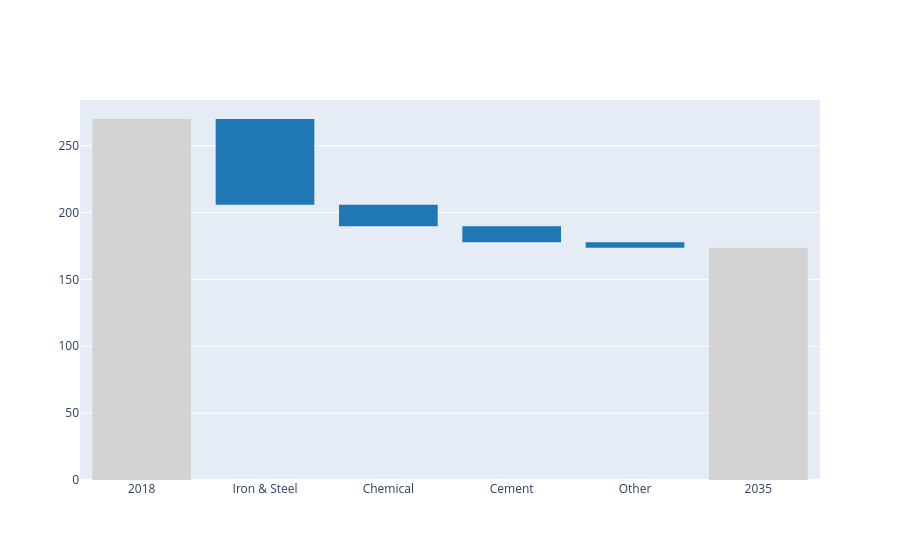

The notebook cell saved with this chart:
### Code cell
data = pd.DataFrame({
    "category": [
        "2018",
        "Iron & Steel", "Chemical", "Cement", "Other",
        "2035"
    ],
})

fig = go.Figure()

# Start and end bars
fig.add_trace(go.Waterfall(
    name="Enhanced Ambition",
    orientation="v",
    measure=["absolute"] * 1 + ["relative"] * 4 + ["total"],
    x=data["category"],
    y=[emiss_2018, steel_ep, chem_ep, cement_ep, other_ep, emiss_2035_ep],
    base=0,
    connector={"visible": False},
    decreasing={"marker": {"color": "#1f77b4"}},   # enhanced ambition
    increasing={"marker": {"color": "#FF6692"}},   # current policies
    totals={"marker": {"color": "lightgray"}},
    showlegend=False
))
pio.write_image(fig, "./fig/emiss_by_industry_sector.png", width=650, height=680, scale=2)
fig

### Figure 1 — Plotly figure (JSON) as saved in the notebook; plotly's stock layout.template omitted (floating-point values rounded to 4 significant figures)
{"data": [{"base": 0, "connector": {"visible": false}, "decreasing": {"marker": {"color": "#1f77b4"}}, "increasing": {"marker": {"color": "#FF6692"}}, "measure": ["absolute", "relative", "relative", "relative", "relative", "total"], "name": "Enhanced Ambition", "orientation": "v", "showlegend": false, "totals": {"marker": {"color": "lightgray"}}, "type": "waterfall", "x": ["2018", "Iron & Steel", "Chemical", "Cement", "Other", "2035"], "y": [270.0, -64.14, -16.12, -11.89, -4.11, 180.2]}], "layout": {}}
